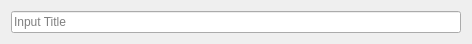
<?xml version="1.0" encoding="UTF-8"?>
<ui version="4.0">
 <class>InputTitleDialog</class>
 <widget class="QDialog" name="InputTitleDialog">
  <property name="geometry">
   <rect>
    <x>0</x>
    <y>0</y>
    <width>472</width>
    <height>44</height>
   </rect>
  </property>
  <property name="windowTitle">
   <string>Dialog</string>
  </property>
  <property name="locale">
   <locale language="English" country="UnitedStates"/>
  </property>
  <layout class="QVBoxLayout" name="verticalLayout">
   <item>
    <widget class="QLineEdit" name="lineEdit">
     <property name="placeholderText">
      <string>Input Title</string>
     </property>
    </widget>
   </item>
  </layout>
 </widget>
 <resources/>
 <connections/>
</ui>
